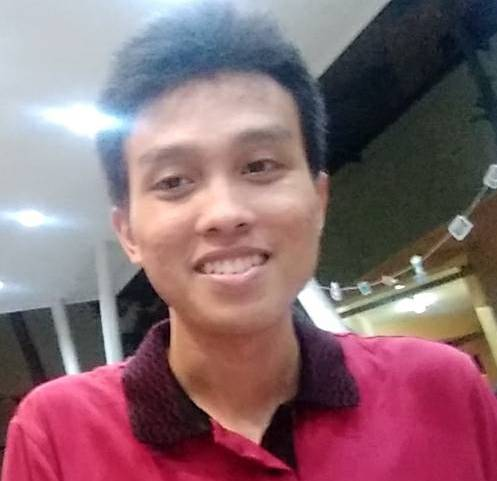
#> input picture backend/224455.jpg, 497 x 481 px
$ python main.py 224455.jpg
#> lines starting #> are read from the running program, lines starting #| are printed output that depends on the picture; after the words box and inside, x2 and y2 are one past the last pixel; in counts of white or black regions, pixels touching at a corner belong together
import cv2
import sys

# Get user supplied values
imagePath = sys.argv[1]
cascPath = "haarcascade_frontalface_default.xml"

# Create the haar cascade
faceCascade = cv2.CascadeClassifier(cascPath)

# Read the image
image = cv2.imread(imagePath)
#> image is the input picture: shape (481, 497, 3); mean B, G, R 113.3, 105.9, 137.5
gray = cv2.cvtColor(image, cv2.COLOR_BGR2GRAY)
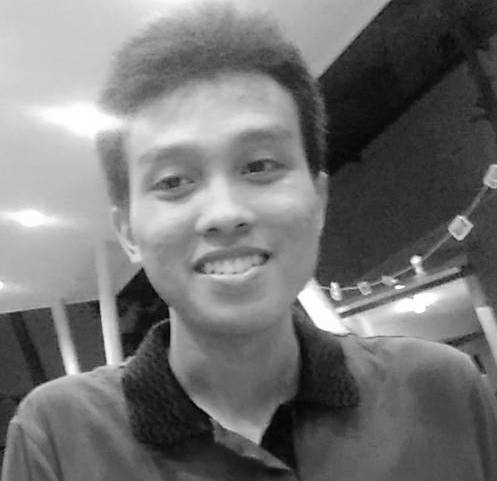
#> gray: shape (481, 497); min 4, max 255, mean 116.2

cv2.imshow("Faces found", gray)
cv2.waitKey(0)

# Detect faces in the image
faces = faceCascade.detectMultiScale(
    gray,
    scaleFactor=1.2,
    minNeighbors=5,
    # minSize=(80, 80),
    flags = cv2.CASCADE_SCALE_IMAGE
)
#> faces = [[103, 78, 239, 239]]

print("{0}".format(len(faces)))
#| 1

# Draw a rectangle around the faces
for (x, y, w, h) in faces:
    cv2.rectangle(image, (x, y), (x+w, y+h), (0, 255, 0), 4)
#> this loop made 1 pass
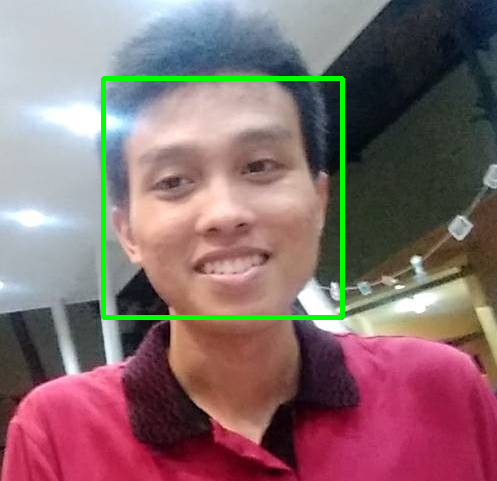
#> image: shape (481, 497, 3); 1.99% of pixels changed, all inside (x1, y1, x2, y2) = (101, 76, 345, 320)

# cv2.imshow("Faces found", image)
# cv2.waitKey(0)
